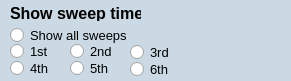
      <widget class="QFrame" name="frame_4">
       <property name="geometry">
        <rect>
         <x>4</x>
         <y>196</y>
         <width>291</width>
         <height>81</height>
        </rect>
       </property>
       <property name="autoFillBackground">
        <bool>false</bool>
       </property>
       <property name="styleSheet">
        <string notr="true">QFrame {
    background-color: #cad9e3;
    border-radius: 10px;
    border: none;
}</string>
       </property>
       <property name="frameShape">
        <enum>QFrame::Shape::Box</enum>
       </property>
       <property name="frameShadow">
        <enum>QFrame::Shadow::Raised</enum>
       </property>
       <widget class="QLabel" name="label_13">
        <property name="geometry">
         <rect>
          <x>10</x>
          <y>5</y>
          <width>131</width>
          <height>16</height>
         </rect>
        </property>
        <property name="font">
         <font>
          <pointsize>12</pointsize>
          <bold>true</bold>
         </font>
        </property>
        <property name="text">
         <string>Show sweep times</string>
        </property>
       </widget>
       <widget class="QRadioButton" name="radioButton">
        <property name="geometry">
         <rect>
          <x>10</x>
          <y>23</y>
          <width>131</width>
          <height>24</height>
         </rect>
        </property>
        <property name="font">
         <font>
          <pointsize>10</pointsize>
         </font>
        </property>
        <property name="text">
         <string>Show all sweeps</string>
        </property>
       </widget>
       <widget class="QRadioButton" name="radioButton_2">
        <property name="geometry">
         <rect>
          <x>10</x>
          <y>39</y>
          <width>41</width>
          <height>24</height>
         </rect>
        </property>
        <property name="font">
         <font>
          <pointsize>10</pointsize>
         </font>
        </property>
        <property name="text">
         <string>1st</string>
        </property>
       </widget>
       <widget class="QRadioButton" name="radioButton_3">
        <property name="geometry">
         <rect>
          <x>70</x>
          <y>39</y>
          <width>51</width>
          <height>24</height>
         </rect>
        </property>
        <property name="font">
         <font>
          <pointsize>10</pointsize>
         </font>
        </property>
        <property name="text">
         <string>2nd</string>
        </property>
       </widget>
       <widget class="QRadioButton" name="radioButton_4">
        <property name="geometry">
         <rect>
          <x>130</x>
          <y>40</y>
          <width>51</width>
          <height>24</height>
         </rect>
        </property>
        <property name="font">
         <font>
          <pointsize>10</pointsize>
         </font>
        </property>
        <property name="text">
         <string>3rd</string>
        </property>
       </widget>
       <widget class="QRadioButton" name="radioButton_5">
        <property name="geometry">
         <rect>
          <x>10</x>
          <y>56</y>
          <width>51</width>
          <height>24</height>
         </rect>
        </property>
        <property name="font">
         <font>
          <pointsize>10</pointsize>
         </font>
        </property>
        <property name="text">
         <string>4th</string>
        </property>
       </widget>
       <widget class="QRadioButton" name="radioButton_6">
        <property name="geometry">
         <rect>
          <x>70</x>
          <y>56</y>
          <width>51</width>
          <height>24</height>
         </rect>
        </property>
        <property name="font">
         <font>
          <pointsize>10</pointsize>
         </font>
        </property>
        <property name="text">
         <string>5th</string>
        </property>
       </widget>
       <widget class="QRadioButton" name="radioButton_7">
        <property name="geometry">
         <rect>
          <x>130</x>
          <y>57</y>
          <width>51</width>
          <height>24</height>
         </rect>
        </property>
        <property name="font">
         <font>
          <pointsize>10</pointsize>
         </font>
        </property>
        <property name="text">
         <string>6th</string>
        </property>
       </widget>
      </widget>
